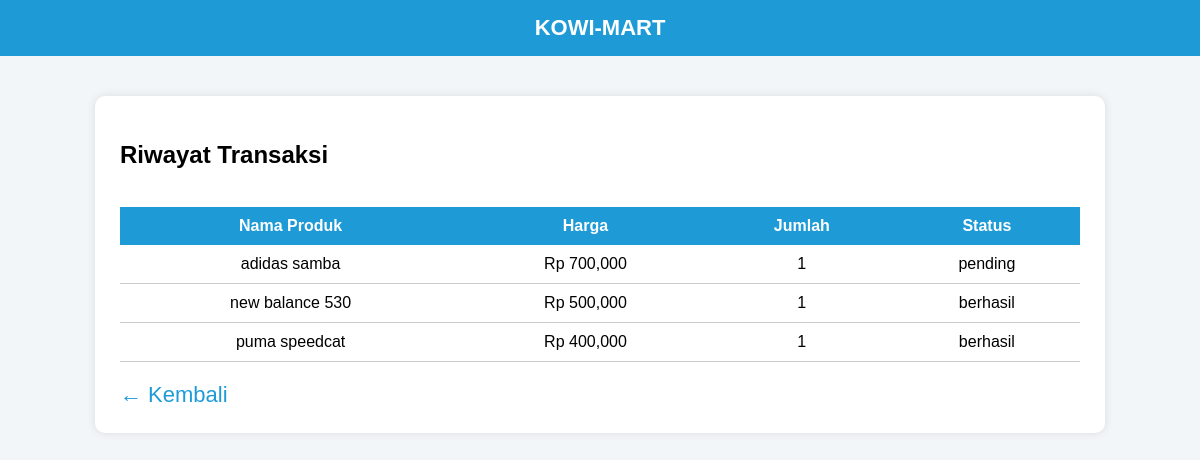
Page /mart/riwayat.php (signed in) on the committed database.
### tables this page shows
CREATE TABLE `transaksi` (
  `id` int(11) NOT NULL,
  `user_id` int(11) DEFAULT NULL,
  `nama_produk` varchar(100) DEFAULT NULL,
  `harga` int(11) DEFAULT NULL,
  `jumlah` int(11) DEFAULT NULL,
  `alamat` text DEFAULT NULL,
  `bukti` varchar(255) DEFAULT NULL,
  `tanggal` date NOT NULL DEFAULT current_timestamp(),
  `metode` varchar(20) DEFAULT NULL,
  `status` varchar(20) NOT NULL DEFAULT 'pending'
);

### mart/riwayat.php (the view, shortened to what this page needs)
<?php
include "config.php";
$user_id = $_SESSION['user_id'];
$data = mysqli_query($koneksi,"
SELECT * FROM transaksi
WHERE user_id='$user_id'
ORDER BY id DESC
");
?>
<!DOCTYPE html>
<html>
<head>
</head>
<body>
<div class="header">
KOWI-MART
</div>
<div class="container">
<h2>Riwayat Transaksi</h2>
<br>
<table>
<tr>
    <th>Nama Produk</th>
    <th>Harga</th>
    <th>Jumlah</th>
    <th>Status</th>
</tr>
<?php if(mysqli_num_rows($data) > 0): ?>
<?php while($t = mysqli_fetch_assoc($data)): ?>
<tr>
    <td><?= $t['nama_produk']; ?></td>
    <td>Rp <?= number_format($t['harga']); ?></td>
    <td><?= $t['jumlah']; ?></td>
    <td>
        <?= $t['status']; ?>
    </td>
</tr>
<?php endwhile; ?>
<?php endif; ?>
</table>
<a href="pemesanan.php" class="back">← Kembali</a>
</div>
</body>
</html>

### mart/riwayat.php (style rules this page uses)
body { margin:0; font-family:Arial; background:#f2f6f9; }
.header { background:#1e9bd7; color:white; padding:15px; text-align:center; font-size:22px; font-weight:bold; }
.container { width:80%; margin:40px auto; background:white; padding:25px; border-radius:10px; box-shadow:0 0 10px rgba(0,0,0,0.1); }
table { width:100%; border-collapse:collapse; }
th { background:#1e9bd7; color:white; padding:10px; }
td { padding:10px; border-bottom:1px solid #ccc; text-align:center; }
.back { display:inline-block; margin-top:20px; font-size:22px; text-decoration:none; color:#1e9bd7; }

### rows in the picture
transaksi: nama_produk "adidas samba", harga "700,000", jumlah "1", status "pending"
transaksi: nama_produk "new balance 530", harga "500,000", jumlah "1", status "berhasil"
transaksi: nama_produk "puma speedcat", harga "400,000", jumlah "1", status "berhasil"
